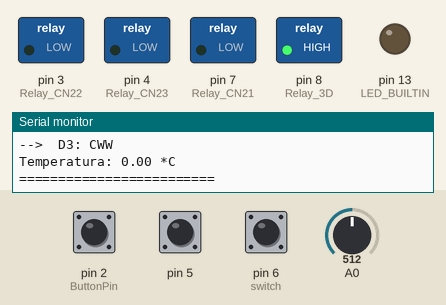
Simulated run of this sketch. Board: Arduino Uno, built with avr-gcc and run on an emulated ATmega328P. On the bench: switched loads named in the sketch (green lamp = pin HIGH), output pins drawn as LEDs (lit = HIGH), the last lines printed to the serial monitor. The test bench sets the inputs (shaded band); at power-on: pin 2 (ButtonPin) LOW, A0 = 512, pin 5 HIGH, pin 6 (switch) HIGH.

Above: at 7.0 s.
7.1 s: pin 2 (ButtonPin) pulled HIGH for 3 s
At 11.3 s:
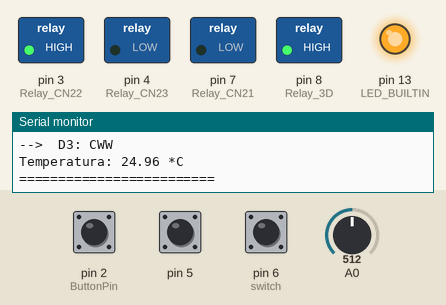
11.8 s: A0 set to 312
15.8 s: A0 set to 292
At 17.3 s:
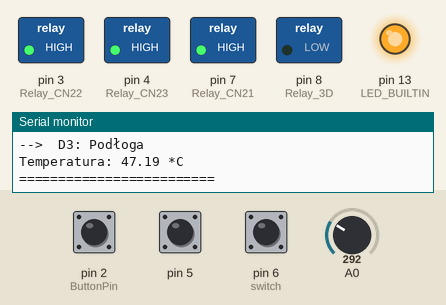
19.8 s: A0 set to 320
27.7 s: A0 set to 351
At 30.7 s:
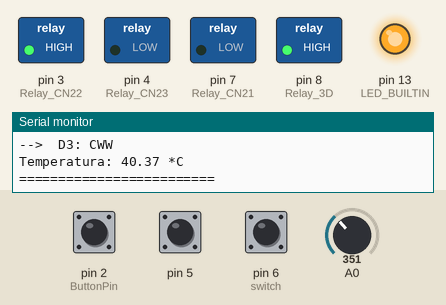
31.7 s: pin 5 pulled LOW for 3 s
At 34.0 s:
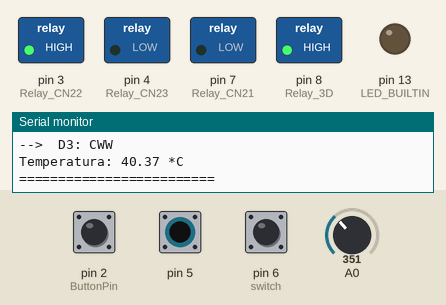
Timing chart, 0 to 37.5 s (numbered marks = the images above; inputs shaded):
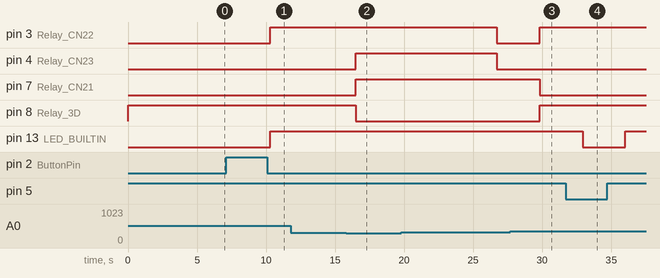

The sketch:

sketch.ino
```cpp
#define ButtonPin 2
#define Relay_CN23 4
#define Relay_CN22 3
#define Relay_CN21 7
#define Relay_3D 8

//------- STANY HAIER 8KW ---Zaczynamy w stanie 1! ---------
    bool CN23 = false;
    bool CN22 = false;
    bool CN21 = false;
    int D3 = 0; // 0 = CWW  | 1 = Podłoga
//------------------------------------


String tabState[] = {"" , " Program OFF" , " CWW" , " 50% - lato" , " 50% - zima" , " Podłoga - zima"};
String tabCN23[] = {" OFF" , " ON"};
String tabCN22[] = {" OFF" , " ON"};
String tabCN21[] = {" OFF" , " ON"};
String tab3D[] = {" CWW" , " Podłoga"};
String tabSeason[] = {"LATO" , "ZIMA"};


const float BETA = 3950; // do zmiany wartości analogowej na cyfrową.
float celsius;
byte button_on_off = 0; // button ON/OFF (press)
int arduino_on_off = 1; //  1 = OFF  | 0 = ON  | 2 = start
int state = 1;
byte season; // 0 = summer  | 1 = winter

/*
     -- STANY: --
      1 -> OFF
      2 -> ON-CWW
      3 -> 50% Lato
      4 -> 50% Zima
      5 -> podłoga
*/

void ShutDown(){  //state 1
  state = 1;
  CN23 = false;
  CN22 = false;
  CN21 = false;
  D3 = 0;
  Serial.println("Program - Shut down!");
}

void Start(){ //początek programu - tylko raz podczas uruchamiania - stan 2
  state = 2;
  arduino_on_off = 0;
  CN23 = false;
  CN22 = true;
  CN21 = false;
  D3 = 0;
  Serial.println("Program - start!");
}

void setup() {
  Serial.begin(9600);
  pinMode(Relay_CN23, OUTPUT);  //Po prawej stronie również od najwyższego do najniższego.
  pinMode(Relay_CN22, OUTPUT);
  pinMode(Relay_CN21, OUTPUT);
  pinMode(Relay_3D, OUTPUT);
  pinMode(LED_BUILTIN, OUTPUT);
  pinMode(ButtonPin, INPUT);
  pinMode(5, INPUT_PULLUP);
  pinMode(6, INPUT_PULLUP);
}

void CWW(){ //stan 2
  state = 2;
  CN23 = false;
  CN22 = true;
  CN21 = false;
  D3 = 0;
}

void Summer(){ // stan 3
  CN23 = true;
  CN22 = false;
  CN21 = false;
  D3 = 0;
  if(celsius < 42){
    CWW();
  }
}

void Winter(){ //stan 4
  CN23 = true;
  CN22 = true;
  CN21 = true;
  D3 = 1;
}

void Floor(){ //stan 5
  CN23 = false;
  CN22 = false;
  CN21 = true;
  D3 = 1;
  if(celsius < 42){
     CWW();
  }
}


void Relay(){  //Zmiana na przekaźnikach
if(CN23 == true){
     digitalWrite(Relay_CN23, HIGH);
  }else{
    digitalWrite(Relay_CN23, LOW);
  }

  if(CN22 == true){
     digitalWrite(Relay_CN22, HIGH);
  }else{
    digitalWrite(Relay_CN22, LOW);
  }

  if(CN21 == true){
     digitalWrite(Relay_CN21, HIGH);
  }else{
    digitalWrite(Relay_CN21, LOW);
  }

  if(D3 == 0){
     digitalWrite(Relay_3D, HIGH);
  }else{
    digitalWrite(Relay_3D, LOW);
  }
}

void program(){ //Program który się uruchamia za każdym razem gdy arduino jest "włączone"
  int analogValue = analogRead(A0);
  celsius = 1 / (log(1 / (1023. / analogValue - 1)) / BETA + 1.0 / 298.15) - 273.15;
  if (state == 2){
        if ((season == 0) && (celsius > 46)) {
            state = 3;
            Summer();
        }
        else if ((season == 1) && (celsius > 46)){
            state = 4;
            Winter();
        }
  }
  else if (state == 3){
      Summer();
  }
  else if (state == 4){
      Winter();
      delay(4000);
      state = 5;
  }
  else if (state == 5){
      Floor();
  }
}

void loop() {
   season = digitalRead((6));
   button_on_off = digitalRead(ButtonPin);
   if(button_on_off == HIGH){
        arduino_on_off++;
        if(arduino_on_off == 1){
          delay(1000);
          ShutDown();
          return;
        }

        if(arduino_on_off == 2){
          delay(1000);
          Start();
        }
   }

  if(arduino_on_off == 0){
        program();
        digitalWrite(LED_BUILTIN, digitalRead((5)));
    }
  Relay();


   Serial.println("=========================");
   Serial.println(tabSeason[season]);
   Serial.print("STAN: ");
   Serial.print(state);
   Serial.println(tabState[state]);
   Serial.print("--> CN23:");
   //Serial.print(CN23);
   Serial.println(tabCN23[CN23]);
   Serial.print("--> CN22:");
   //Serial.print(CN22);
   Serial.println(tabCN22[CN22]);
   Serial.print("--> CN21:");
   //Serial.print(CN21);
   Serial.println(tabCN21[CN21]);
   Serial.print("-->  D3:");
   //Serial.print(D3);
   Serial.println(tab3D[D3]);
   Serial.print("Temperatura: ");
   Serial.print(celsius);
   Serial.println(" *C");
   Serial.println("=========================");
   delay(3000);

}
```

Measured:
- the behaviour switches between 302 and 301 on A0 (found by bisection; images 1 and 2)
- the behaviour switches between 336 and 337 on A0 (found by bisection; images 2 and 3)
- after the input at 7.1 s, pin 3 (Relay_CN22), pin 13 (LED_BUILTIN): LOW → HIGH after 3.2 s
- after the input at 15.8 s, pin 4 (Relay_CN23), pin 7 (Relay_CN21): LOW → HIGH after 0.71 s; pin 8 (Relay_3D): HIGH → LOW after 0.71 s
- after the input at 27.7 s, pin 3 (Relay_CN22), pin 8 (Relay_3D): LOW → HIGH after 2.1 s; pin 7 (Relay_CN21): HIGH → LOW after 2.1 s
- after the input at 31.7 s, pin 13 (LED_BUILTIN): HIGH → LOW after 1.2 s, → HIGH 3.1 s later
